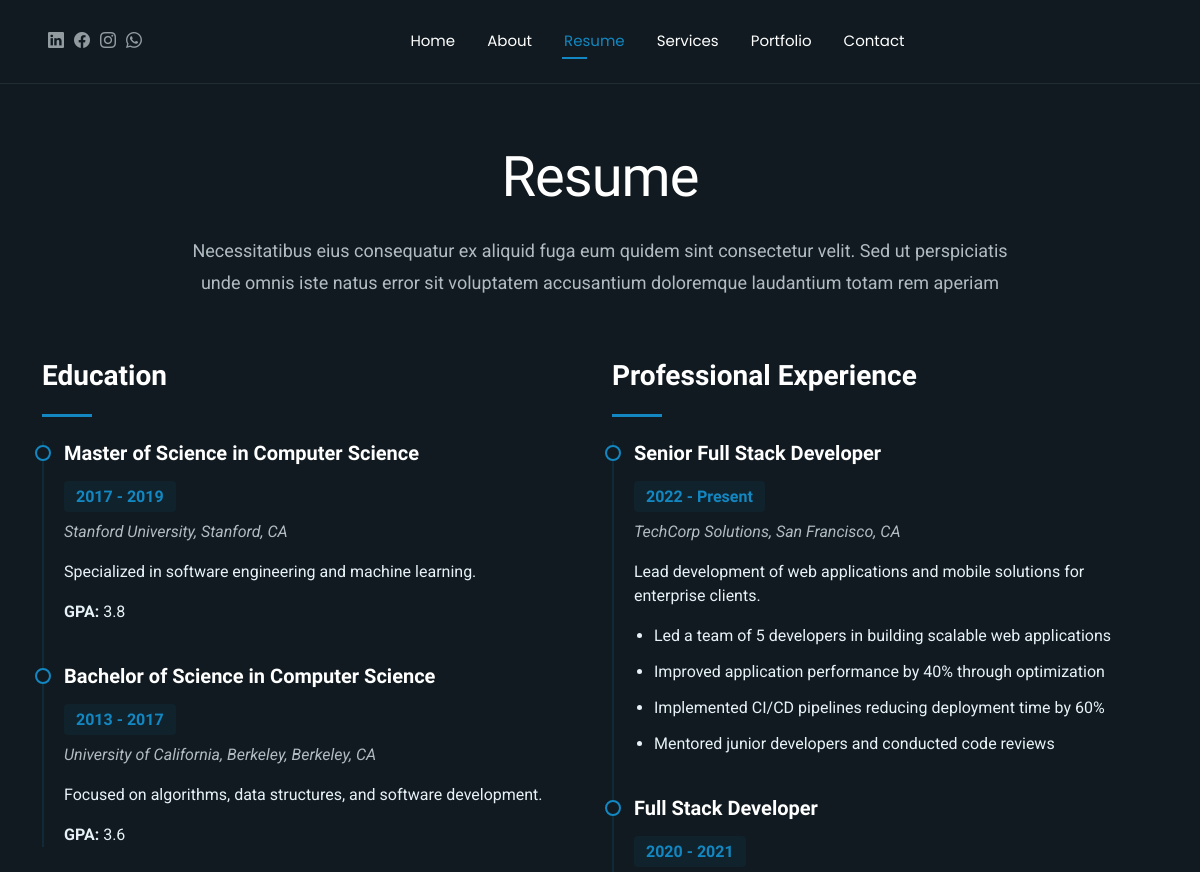
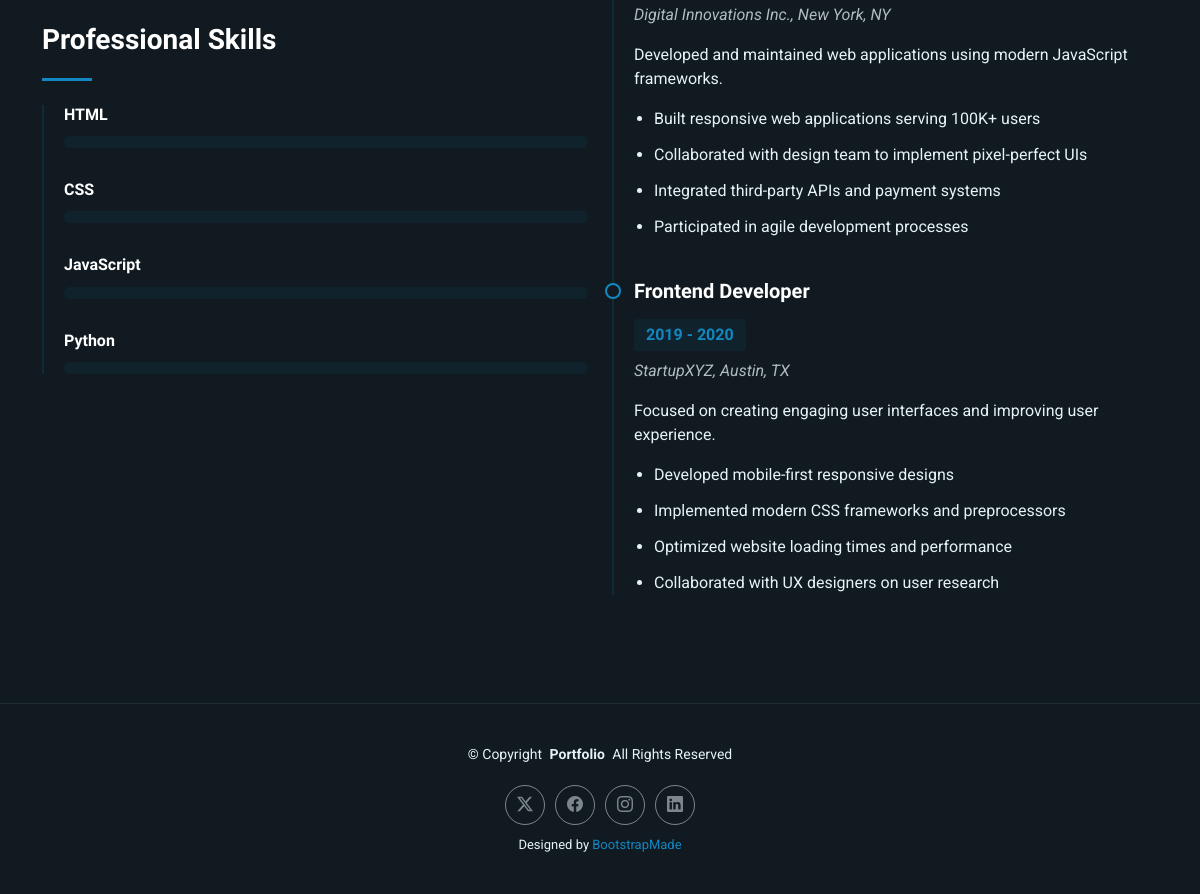
/resume, run on the app's committed database (2 pictures, top to bottom).
### app.py (models this page shows)
class Education(db.Model):
    id = db.Column(db.Integer, primary_key=True)
    degree = db.Column(db.String(200), nullable=False)
    institution = db.Column(db.String(200), nullable=False)
    location = db.Column(db.String(200))
    start_date = db.Column(db.Date, nullable=False)
    end_date = db.Column(db.Date)
    current = db.Column(db.Boolean, default=False)
    description = db.Column(db.Text)
    gpa = db.Column(db.Float)
    created_at = db.Column(db.DateTime, default=datetime.utcnow)

class Skill(db.Model):
    id = db.Column(db.Integer, primary_key=True)
    name = db.Column(db.String(100), nullable=False)
    category = db.Column(db.String(50), nullable=False)
    proficiency = db.Column(db.Integer, nullable=False)  # 0-100
    description = db.Column(db.Text)
    icon = db.Column(db.String(100))
    created_at = db.Column(db.DateTime, default=datetime.utcnow)

class Experience(db.Model):
    id = db.Column(db.Integer, primary_key=True)
    title = db.Column(db.String(200), nullable=False)
    company = db.Column(db.String(200), nullable=False)
    location = db.Column(db.String(200))
    start_date = db.Column(db.Date, nullable=False)
    end_date = db.Column(db.Date)
    current = db.Column(db.Boolean, default=False)
    description = db.Column(db.Text)
    achievements = db.Column(db.Text)  # JSON string
    created_at = db.Column(db.DateTime, default=datetime.utcnow)

### app.py (the view)
@app.route('/resume')
def resume():
    experiences = Experience.query.order_by(Experience.start_date.desc()).all()
    educations = Education.query.order_by(Education.start_date.desc()).all()
    skills = Skill.query.all()
    for experience in experiences:
        if experience.achievements:
            try:
                experience.achievements = json.loads(experience.achievements)
            except:
                experience.achievements = []
    return render_template('resume.html', experiences=experiences, educations=educations, skills=skills)

### templates/resume.html (shortened to what this page needs)
{% extends "base.html" %}
{% block body_class %}resume-page{% endblock %}
{% block content %}
<section id="resume" class="resume section">
  <div class="container section-title" data-aos="fade-up">
    <h2>Resume</h2>
    <p>Necessitatibus eius consequatur ex aliquid fuga eum quidem sint consectetur velit. Sed ut perspiciatis unde omnis iste natus error sit voluptatem accusantium doloremque laudantium totam rem aperiam</p>
  </div>
  <div class="container" data-aos="fade-up" data-aos-delay="100">
    <div class="row">
      <div class="col-lg-6">
        {% if educations %}
        <div class="resume-item" data-aos="fade-up">
          <h3 class="resume-title">Education</h3>
          <div class="resume-content">
            {% for education in educations %}
            <article class="education-item">
              <h4>{{ education.degree }}</h4>
              <h5>{{ education.start_date.year }} - {% if education.current %}Present{% else %}{{ education.end_date.year }}{% endif %}</h5>
              <p class="institution"><em>{{ education.institution }}{% if education.location %}, {{ education.location }}{% endif %}</em></p>
              {% if education.description %}
              <p>{{ education.description }}</p>
              {% endif %}
              {% if education.gpa %}
              <p><strong>GPA:</strong> {{ education.gpa }}</p>
              {% endif %}
            </article>
            {% endfor %}
          </div>
        </div>
        {% endif %}
        {% if skills %}
        <div class="resume-item skills-animation" data-aos="fade-up">
          <h3 class="resume-title">Professional Skills</h3>
          <div class="resume-content">
            {% for skill in skills[:4] %}
            <div class="skill-item">
              <h4>{{ skill.name }}</h4>
              <div class="progress">
              </div>
            </div>
            {% endfor %}
          </div>
        </div>
        {% endif %}
      </div>
      <div class="col-lg-6">
        {% if experiences %}
        <div class="resume-item" data-aos="fade-up" data-aos-delay="100">
          <h3 class="resume-title">Professional Experience</h3>
          <div class="resume-content">
            {% for experience in experiences %}
            <article class="experience-item">
              <h4>{{ experience.title }}</h4>
              <h5>{{ experience.start_date.strftime('%Y') }} - {% if experience.current %}Present{% else %}{{ experience.end_date.strftime('%Y') }}{% endif %}</h5>
              <p class="company"><em>{{ experience.company }}{% if experience.location %}, {{ experience.location }}{% endif %}</em></p>
              {% if experience.description %}
              <p>{{ experience.description }}</p>
              {% endif %}
              {% if experience.achievements %}
              <ul>
                {% for achievement in experience.achievements %}
                <li>{{ achievement }}</li>
                {% endfor %}
              </ul>
              {% endif %}
            </article>
            {% endfor %}
          </div>
        </div>
        {% endif %}
      </div>
    </div>
  </div>
</section>
{% endblock %}

### static/assets/css/main.css (style rules this page uses)
:root { --default-font: "Roboto", system-ui, -apple-system, "Segoe UI", Roboto, "Helvetica Neue", Arial, "Noto Sans", "Liberation Sans", sans-serif, "Apple Color Emoji", "Segoe UI Emoji", "Segoe UI Symbol", "Noto Color Emoji"; --heading-font: "Raleway", sans-serif; --nav-font: "Poppins", sans-serif; }
:root { --background-color: #101a20; --default-color: #e7f2f7; --heading-color: #ffffff; --accent-color: #1387c1; --surface-color: #141f26; --contrast-color: #ffffff; }
:root { --nav-color: #ffffff; --nav-hover-color: #1387c1; --nav-mobile-background-color: #213642; --nav-dropdown-background-color: #051117; --nav-dropdown-color: #e7f2f7; --nav-dropdown-hover-color: #1387c1; }
:root { scroll-behavior: smooth; }
body { color: var(--default-color); background-color: var(--background-color); font-family: var(--default-font); }
h1, h2, h3, h4, h5, h6 { color: var(--heading-color); font-family: var(--heading-font); }
section, .section { color: var(--default-color); background-color: var(--background-color); padding: 60px 0; scroll-margin-top: 100px; overflow: clip; }
.section-title { text-align: center; padding-bottom: 60px; position: relative; }
.section-title h2 { font-size: 3.5rem; font-weight: 400; line-height: 1.2; color: var(--heading-color); margin-bottom: 1.5rem; letter-spacing: -1px; }
.section-title p { font-size: 1.125rem; line-height: 1.8; color: color-mix(in srgb, var(--default-color), transparent 25%); max-width: 900px; margin: 0 auto; text-wrap: balance; }
.resume .resume-item { margin-bottom: 3rem; }
.resume .resume-item .resume-title { font-size: 1.75rem; font-weight: 700; margin-bottom: 1.5rem; padding-bottom: 1.5rem; position: relative; color: var(--heading-color); }
.resume .resume-item .resume-title::after { content: ""; position: absolute; display: block; width: 50px; height: 3px; background: var(--accent-color); bottom: 0; left: 0; }
.resume .resume-item .resume-content { padding-left: 1.25rem; border-left: 2px solid color-mix(in srgb, var(--accent-color), transparent 85%); }
.resume .resume-item article { position: relative; margin-bottom: 2.5rem; }
.resume .resume-item article::before { content: ""; position: absolute; width: 16px; height: 16px; border-radius: 50%; left: -1.8rem; top: 0.25rem; background: var(--background-color); border: 2px solid var(--accent-color); }
.resume .resume-item article h4 { font-size: 1.25rem; font-weight: 600; margin-bottom: 0.5rem; color: var(--heading-color); }
.resume .resume-item article h5 { font-size: 1rem; background: color-mix(in srgb, var(--accent-color), transparent 92%); padding: 0.375rem 0.75rem; display: inline-block; font-weight: 600; margin: 0.5rem 0; color: var(--accent-color); border-radius: 4px; }
.resume .resume-item article .institution, .resume .resume-item article .company { font-size: 1rem; margin-bottom: 1rem; color: color-mix(in srgb, var(--default-color), transparent 25%); }
.resume .resume-item article p { margin-bottom: 1rem; }
.resume .resume-item article ul { padding-left: 1.25rem; margin-bottom: 0; }
.resume .resume-item article ul li { padding-bottom: 0.75rem; position: relative; }
.resume .resume-item article ul li:last-child { padding-bottom: 0; }
.resume .skill-item { margin-bottom: 2rem; }
.resume .skill-item h4 { font-size: 1rem; font-weight: 600; margin-bottom: 0.75rem; color: var(--heading-color); }
.resume .skill-item .progress { height: 0.75rem; background-color: color-mix(in srgb, var(--accent-color), transparent 92%); border-radius: 1rem; overflow: visible; }

### data on the page
Education: degree "Master of Science in Computer Science", start_date.year "2017", end_date.year "2019", institution "Stanford University", location "Stanford, CA", description "Specialized in software engineering and machine learning.", gpa "3.8"
Education: degree "Bachelor of Science in Computer Science", start_date.year "2013", end_date.year "2017", institution "University of California, Berkeley", location "Berkeley, CA", description "Focused on algorithms, data structures, and software development.", gpa "3.6"
Skill: name "HTML"
Skill: name "CSS"
Skill: name "JavaScript"
Skill: name "Python"
Experience: title "Senior Full Stack Developer", start_date "2022", current "Present", company "TechCorp Solutions", location "San Francisco, CA", description "Lead development of web applications and mobile solutions for enterprise clients.", achievements "Led a team of 5 developers in building scalable web applications" "Improved application performance by 40% through optimization" "Implemented CI/CD pipelines reducing deployment time by 60%" "Mentored junior developers and conducted code reviews"
Experience: title "Full Stack Developer", start_date "2020", end_date "2021", company "Digital Innovations Inc.", location "New York, NY", description "Developed and maintained web applications using modern JavaScript frameworks.", achievements "Built responsive web applications serving 100K+ users" "Collaborated with design team to implement pixel-perfect UIs" "Integrated third-party APIs and payment systems" "Participated in agile development processes"
Experience: title "Frontend Developer", start_date "2019", end_date "2020", company "StartupXYZ", location "Austin, TX", description "Focused on creating engaging user interfaces and improving user experience.", achievements "Developed mobile-first responsive designs" "Implemented modern CSS frameworks and preprocessors" "Optimized website loading times and performance" "Collaborated with UX designers on user research"
